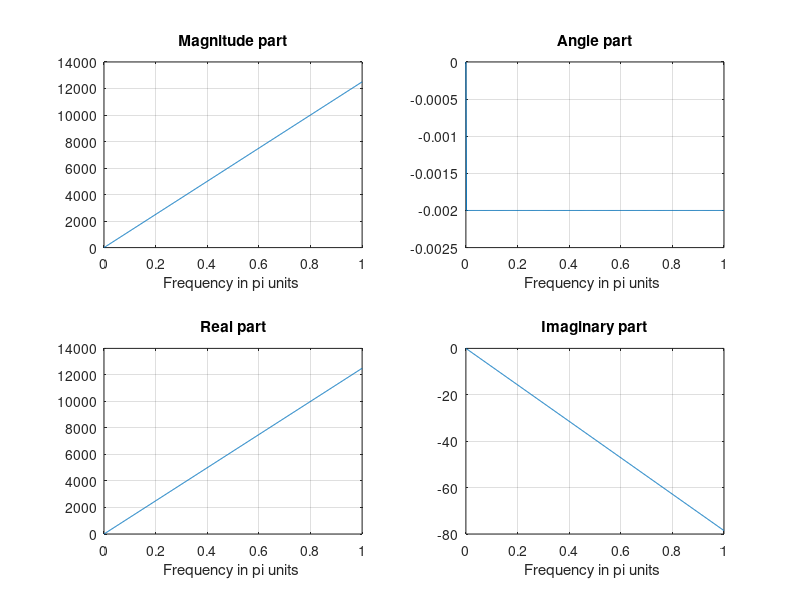

MATLAB code to generate this figure:
% x(n) = {1,2,3,4,5} stating point 2
clc
clear
close all
n=-1:3; % stating with -1 and end with 3 i.e (-1, 0, 1, 2, 3)
x=1:5; % sample 1 to 5
k=0:500; %N = 500 i.e 0 to 500 = 501
w=(pi/500)*k;
X=x*(exp(-1j*pi/500))*(n'*k);
magX=abs(X);
angX=angle(X);
realX=real(X);
imagX=imag(X);

subplot(2,2,1);
plot(k/500,magX);
grid;
xlabel('Frequency in pi units ');
title('Magnitude part');


subplot(2,2,2);
plot(k/500,angX/pi);
grid;
xlabel('Frequency in pi units ');
title('Angle part');


subplot(2,2,3);
plot(k/500,realX);
grid;
xlabel('Frequency in pi units ');
title('Real part');


subplot(2,2,4);
plot(k/500,imagX);
grid;
xlabel('Frequency in pi units ');
title('Imaginary part');